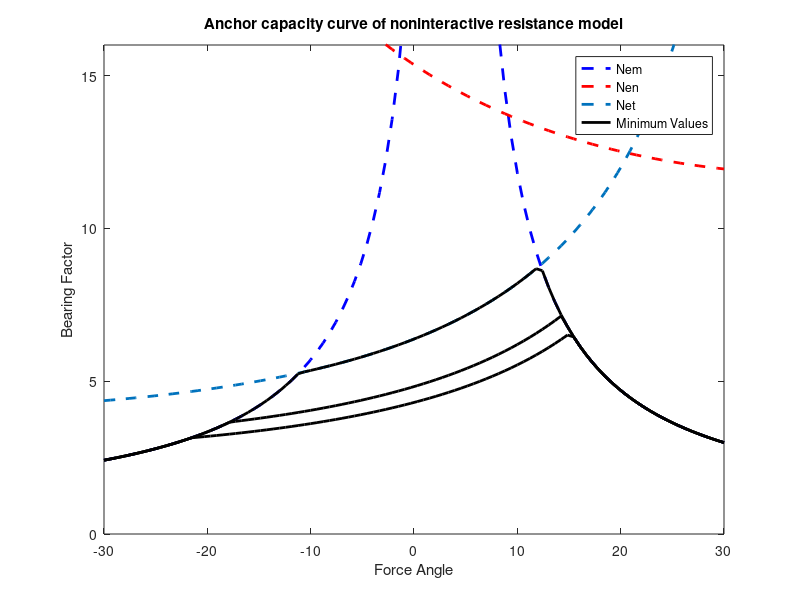

Source code (MATLAB):
% 參數設定
tf = 0.28;     % m
Lf = 2;        % m
Lj = 0.5;      % m
Ls = 3;        % m
theta_fs = 50; % 度
alphas = [1, 1/2, 1/3];  % alpha 的值
theta_as = linspace(-30, 30);  % degrees

for i = 1:length(alphas)
    alpha = alphas(i);

    % 計算
    Nn_max = 3 * pi + 2 + (tf / Lf) * (alpha + (1 + alpha) / sqrt(2));
    Nt_max = 2 * alpha + 15 * (tf / Lf);
    Nm_max = (pi / 2) * (1 + (tf / Lf) ^ 2);
    c1 = sind(theta_fs + theta_as);
    c2 = cosd(theta_fs + theta_as);
    c3 = sind(theta_fs + theta_as) * ((Lj / Lf) + (Ls / Lf) * cosd(theta_fs) - (1 / 2)) - cosd(theta_fs + theta_as) * sind(theta_fs * (Ls / Lf));
    Nem = Nm_max ./ abs(c3);
    Nen = Nn_max ./ abs(c1);
    Net = Nt_max ./ abs(c2);
    if alpha == 1
        figure;  % 創建一個新圖窗口
        % 繪製原始曲線
        plot(theta_as, Nem, 'b--', 'LineWidth', 2);  % 繪製第一條線，藍色
        hold on;  % 保持圖形
        plot(theta_as, Nen, 'r--', 'LineWidth', 2);  % 繪製第二條線，紅色虛線
        hold on;
        plot(theta_as, Net, '--', 'LineWidth', 2);  % 繪製第三條線，紫色虛線
    end
    % 找到每個 x 對應的 y 值的最小值
    min_values = min([Nem; Nen; Net]);

    % 將最小值點連線成黑色線
    plot(theta_as, min_values, '-', 'Color', [0 0 0], 'LineWidth', 2); 
end

xlabel('Force Angle');
ylabel('Bearing Factor');
title('Anchor capacity curve of noninteractive resistance model');
ylim([0 16]); 
legend('Nem', 'Nen', 'Net', 'Minimum Values');  
